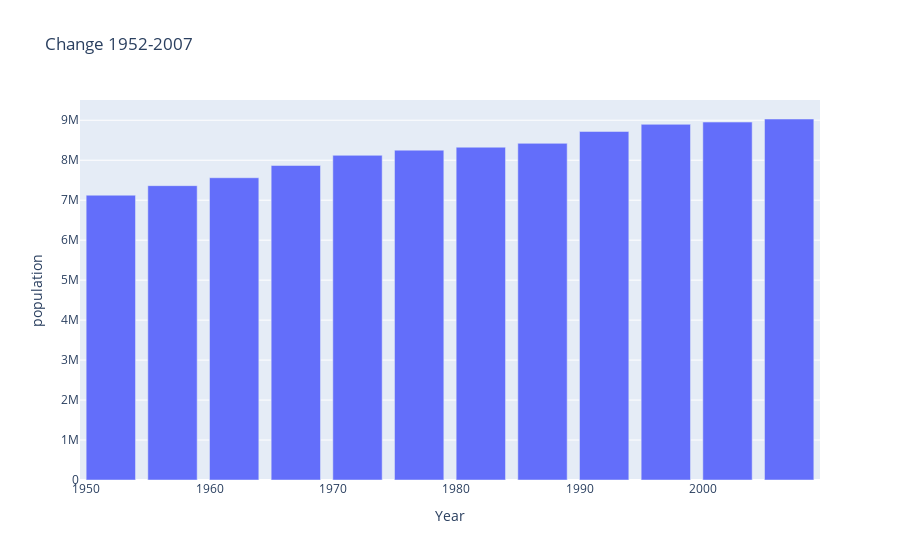

Write notebook code for a chart like this one.
### Code cell
px.bar(sweden, x="year", y="pop", title="Change 1952-2007", labels=dict(pop="population",year="Year"))

### Figure 1 — Plotly figure (JSON) as saved in the notebook; plotly's stock layout.template omitted (floating-point values rounded to 4 significant figures)
{"data": [{"alignmentgroup": "True", "hovertemplate": "Year=%{x}<br>population=%{y}<extra></extra>", "legendgroup": "", "marker": {"color": "#636efa", "pattern": {"shape": ""}}, "name": "", "offsetgroup": "", "orientation": "v", "showlegend": false, "textposition": "auto", "type": "bar", "x": [1952, 1957, 1962, 1967, 1972, 1977, 1982, 1987, 1992, 1997, 2002, 2007], "xaxis": "x", "y": [7124673, 7363802, 7561588, 7867931, 8122293, 8251648, 8325260, 8421403, 8718867, 8897619, 8954175, 9031088], "yaxis": "y"}], "layout": {"barmode": "relative", "legend": {"tracegroupgap": 0}, "title": {"text": "Change 1952-2007"}, "xaxis": {"anchor": "y", "domain": [0, 1], "title": {"text": "Year"}}, "yaxis": {"anchor": "x", "domain": [0, 1], "title": {"text": "population"}}}}
